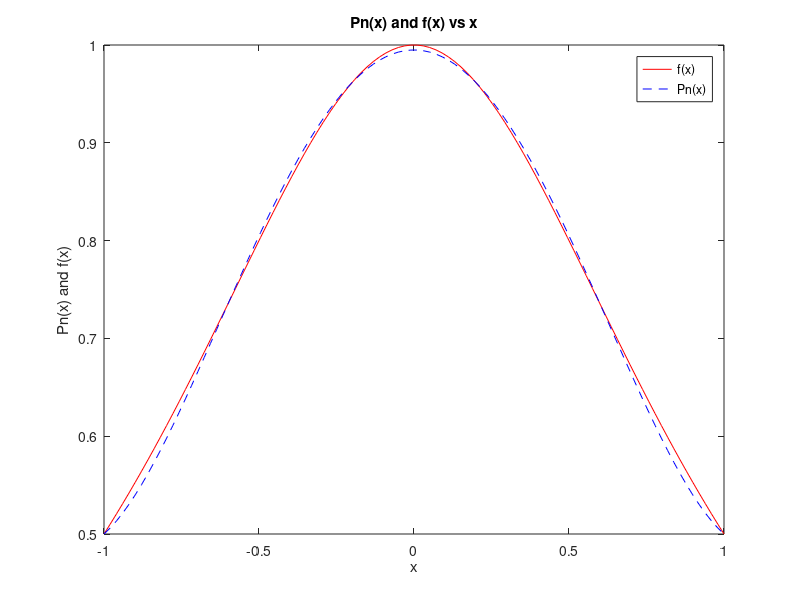

Source code (MATLAB):
close all;
clear;
clc;
n=input('Enter the degree of the polynomial:');
x=linspace(-1,1,100);
fx=1./(1+x.^2);
x1=(linspace(-1,1,n+1))';
fx1=1./(1+x1.^2);
L = zeros(n+1);
for i = 1:n+1 % for rows
    v=1;
    for j=1:n+1 % for making polynomial
        if i~=j
            v=conv(v,poly(x1(j)))/(x1(i)-x1(j));
        end
    end
    L(i,:)=v*fx1(i);
end
P=sum(L);
x1=linspace(-1,1,100);
y1=polyval(P,x1);
plot(x,fx,'r')
hold on
plot(x1,y1,'b--')
title('Pn(x) and f(x) vs x')
xlabel('x')
ylabel('Pn(x) and f(x)')
legend({'f(x)','Pn(x)'},'location','northeast')
xlim([-1 1])
ylim([0.5 1])

